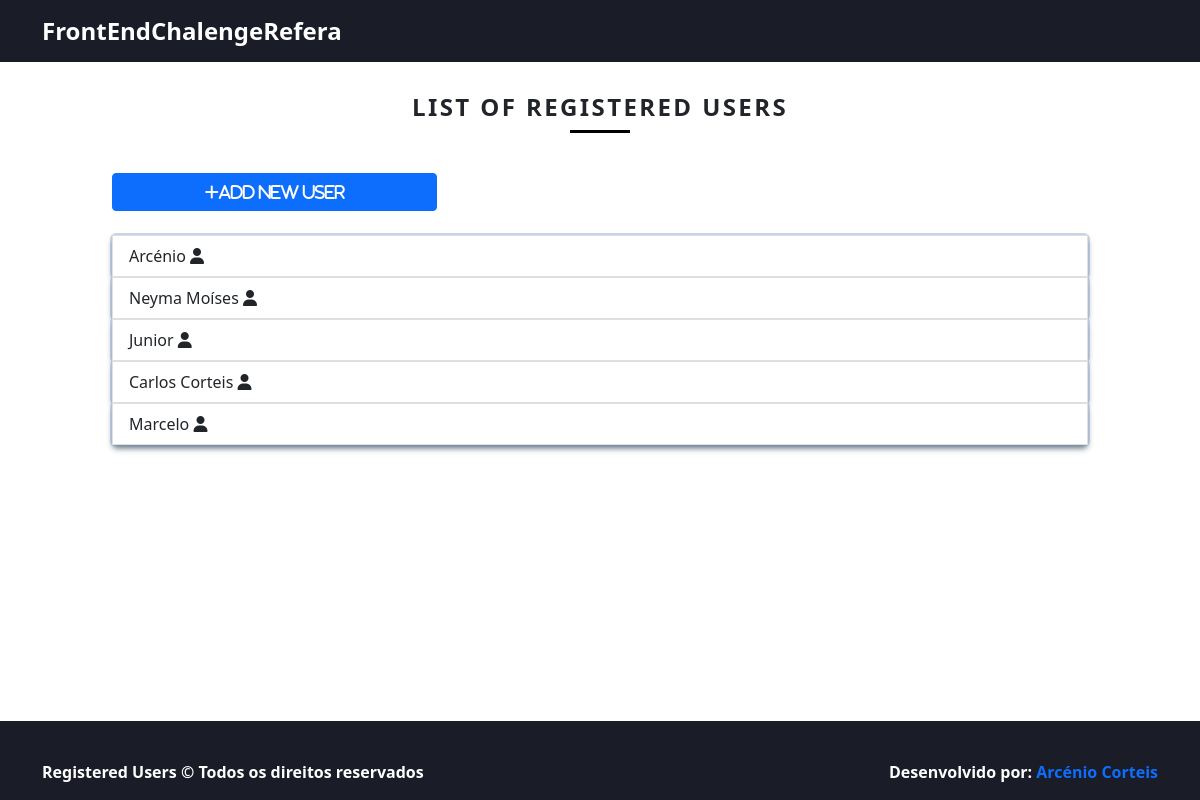
The app's page /, older data.
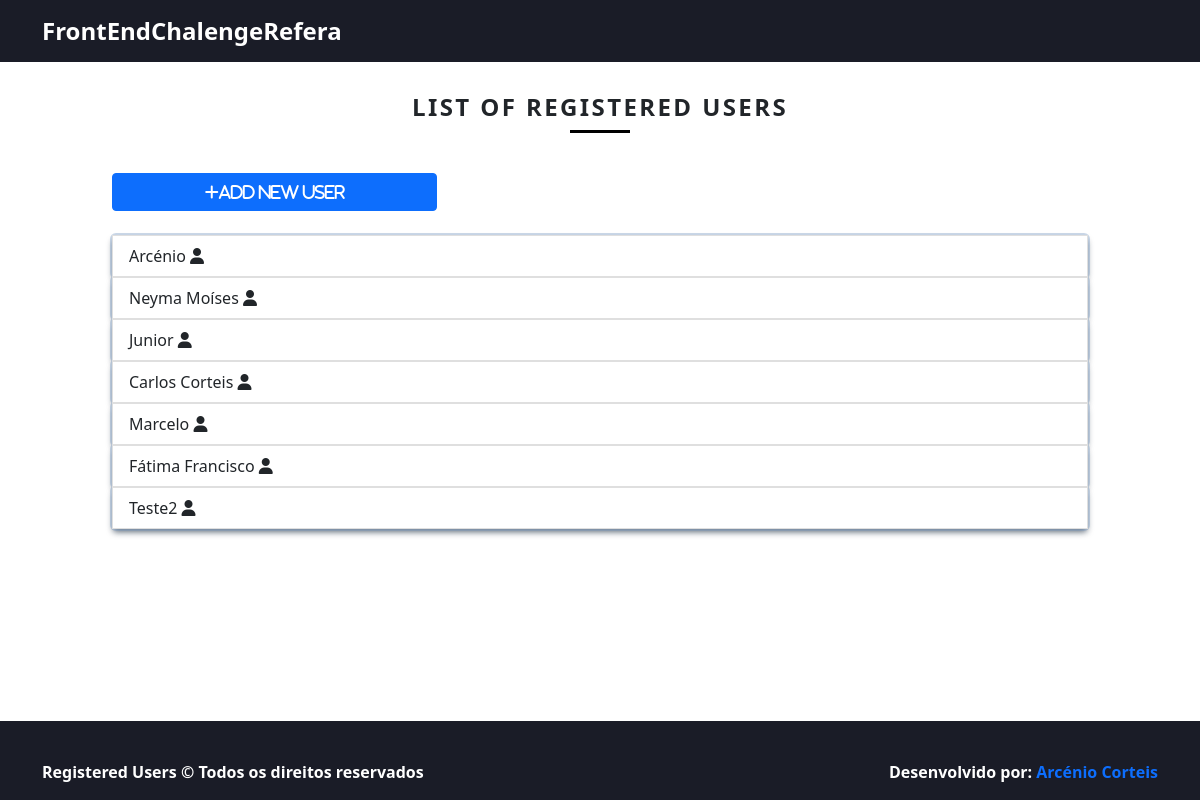
The same page, newer data.
### userList/models.py (models this page shows, shortened)
class FullUser(models.Model):
    fullName = models.CharField(max_length=50)
    cpf = CPFField(masked=True)
    age = models.IntegerField()
    address = CharField(max_length=100)

### userList/views.py (the view)
# urls.py: path('', views.listUser_view, name='listUser'),
def listUser_view(request):
    fullName = request.GET.get("fullName")
    cpf = request.GET.get('cpf')
    age = request.GET.get('age')
    address = request.GET.get('address')
    users = FullUser.objects.all()
    if fullName is not None:
        users = users.filter(fullName__id=fullName)
    if cpf is not None:
        users = users.filter(cpf__id = cpf)
    if age is not None:
        users = users.filter(age__id=cpf)
    if address is not None:
        users = users.filter(address__id=address)
    context = {
        'users': users
    }
    return render(request, template_name='home/list.html',  context=context, status=200)

### userList/templates/home/list.html (shortened to what this page needs)
{% extends 'base.html' %}
{% load static %}
{% block styles %}
<link rel="stylesheet" href="{% static 'css/list.css' %}">
{% endblock styles %}
{% block content %}
    <div class="container offset-1 col-10">
        <div class="">
            <h1 class="subtitulo">List of Registered Users</h1>
            <a href="adduser">
                <div class="col-lg-4 btn btn-primary">
                    <i class="fas fa-plus">Add New User</i>
                </div>
            </a>
        </div>
        <br>
        {% for user in users %}
            <ul class="list-group list-user">
                <a href="/users/{{user.id}}" ><li class="list-group-item ">{{user.fullName}} <i class="fas fa-user"></i></li></a>
            </ul>
        {% endfor %}
    </div>
{% endblock content %}

Row changes from the older to the newer data that the page shows:
added FullUser: fullName "Fátima Francisco"
added FullUser: fullName "Teste2"
